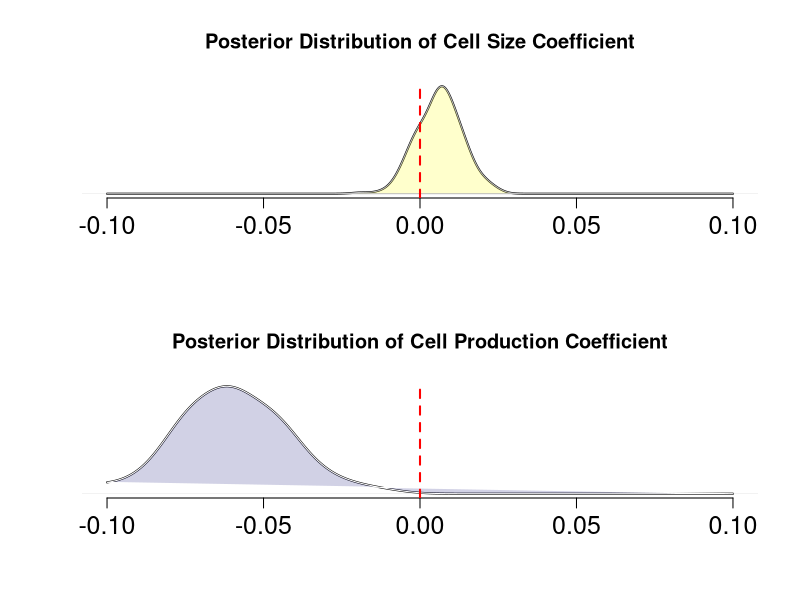

The R script that drew this image:
setwd("~/Documents/Projects/Genome_Size_Analysis/Github_ParallelGS/Mexicana/Grote_stats/Gridcomparison/")


chain1<- read.csv("FINAL_4.0ll_.003cellsizechain1.csv")
chain2<- read.csv("FINAL_4.0ll_.003cellsizechain2.csv")
both<- rbind(chain1,chain2)

input4.0_.3 <- density(both$beta.GS,adjust=1.3,from=-.1,to=.1)
inputcontrast <- density(both$GS.contrast,adjust=1.3,from=-.1,to=.1)

par(mfrow=c(2,1))
plot(input4.0_.3,ylab="",yaxt="n",bty="n",lwd=2,cex.axis=1.5,main="Posterior Distribution of Cell Size Coefficient",xlab="")
polygon(input4.0_.3, col=rgb(1, 1, 0, .2, names = NULL, maxColorValue = 1), border="gray")
abline(v=0,col="red",lty=2,lwd=2)

plot(inputcontrast,ylab="",yaxt="n",bty="n",lwd=2,cex.axis=1.5,main="Posterior Distribution of Cell Production Coefficient",xlab="")
polygon(inputcontrast, col=rgb(.1, .1, .5, .2, names = NULL, maxColorValue = 1), border="white")
abline(v=0,col="red",lty=2,lwd=2)


